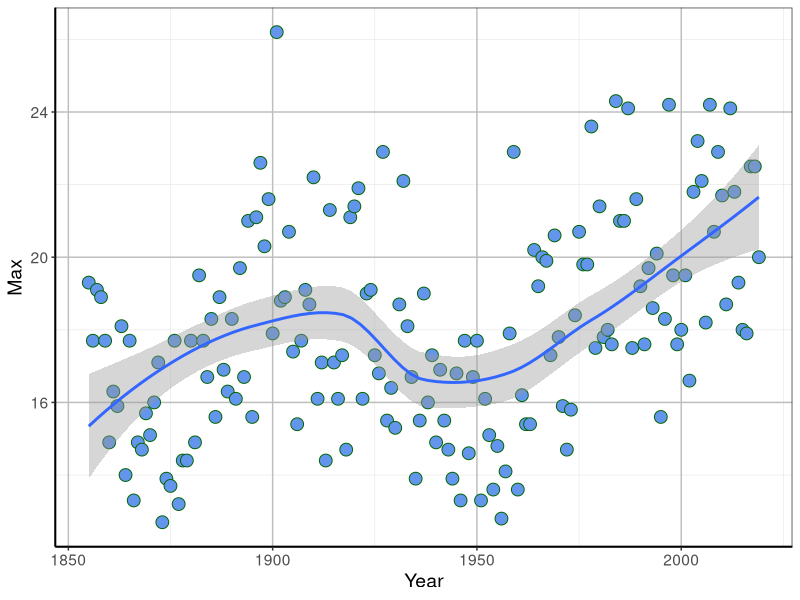

Reproduce this figure in R.
library(tidyverse)

# Calculates the number of days above a given maximum temperature--------------------

dataw <- read.csv("data/melbourne.csv", header = TRUE)

input <- dataw %>%
        group_by(Year) %>%
        filter(Month == 11) %>%
        #filter (Min >= 18 ) %>%
        summarise(Count = n(), Max = max(Min))
        
input

plot <- ggplot(input, aes(x=Year, y = Max)) +
        geom_point(size=4, shape=21, fill = "cornflowerblue", colour = "darkgreen") +
        geom_smooth(method=loess)+
        theme_bw() +
        theme(panel.grid.major = element_line(size = 0.5, color = "grey"), 
        axis.line = element_line(size = 0.7, color = "black"), 
        text = element_text(size = 14))
plot
